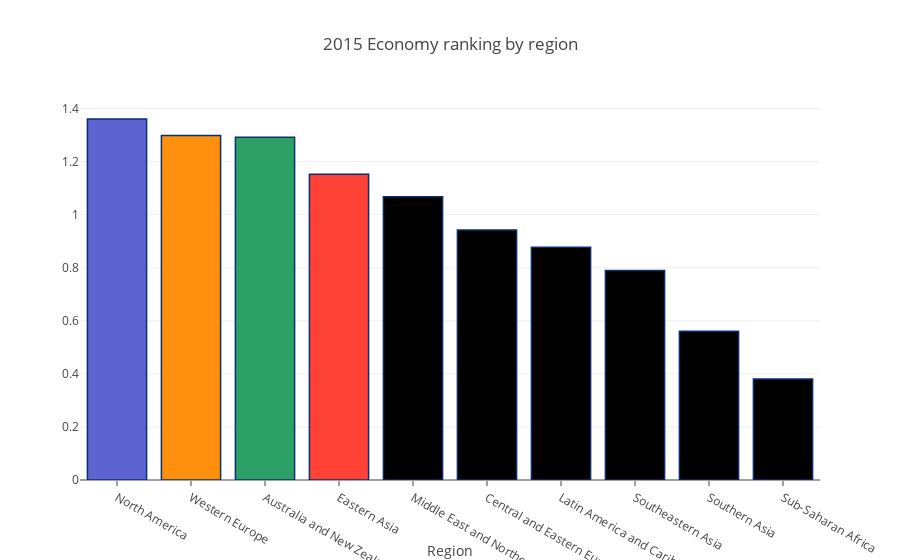

This figure's notebook cell:
### Markdown cell above
## Economy ranking by region

### Code cell
region_mean = data2015.groupby(['region'])['economy'].mean()
region_mean.sort_values(ascending=False, inplace=True)

# Bar Chart
trace1 = go.Bar(
    x=region_mean.index,
    y=region_mean.values,
    marker=dict(
        color=['rgb(93, 100, 210)', 'rgb(255, 144, 14)',
               'rgb(44, 160, 101)', 'rgb(255, 65, 54)'],
        line=dict(
            color='rgb(8,48,107)',
            width=1.5,
        )
    ),
)

data = [trace1]
layout = go.Layout(
    barmode='stack'
)
layout = dict(title = '2015 Economy ranking by region',
              xaxis= dict(title= 'Region',ticklen= 5,zeroline= False)
             )
fig = go.Figure(data=data, layout=layout)
iplot(fig)

### Figure 1 — Plotly figure (JSON) as saved in the notebook; plotly's stock layout.template omitted (floating-point values rounded to 4 significant figures)
{"data": [{"marker": {"color": ["rgb(93, 100, 210)", "rgb(255, 144, 14)", "rgb(44, 160, 101)", "rgb(255, 65, 54)"], "line": {"color": "rgb(8,48,107)", "width": 1.5}}, "x": ["North America", "Western Europe", "Australia and New Zealand", "Eastern Asia", "Middle East and Northern Africa", "Central and Eastern Europe", "Latin America and Caribbean", "Southeastern Asia", "Southern Asia", "Sub-Saharan Africa"], "y": [1.36, 1.299, 1.292, 1.152, 1.067, 0.9424, 0.8768, 0.7891, 0.5605, 0.3805], "type": "bar", "uid": "80f73c5e-0178-4d26-86d6-488148caf223"}], "layout": {"title": "2015 Economy ranking by region", "xaxis": {"ticklen": 5, "title": "Region", "zeroline": false}}}
